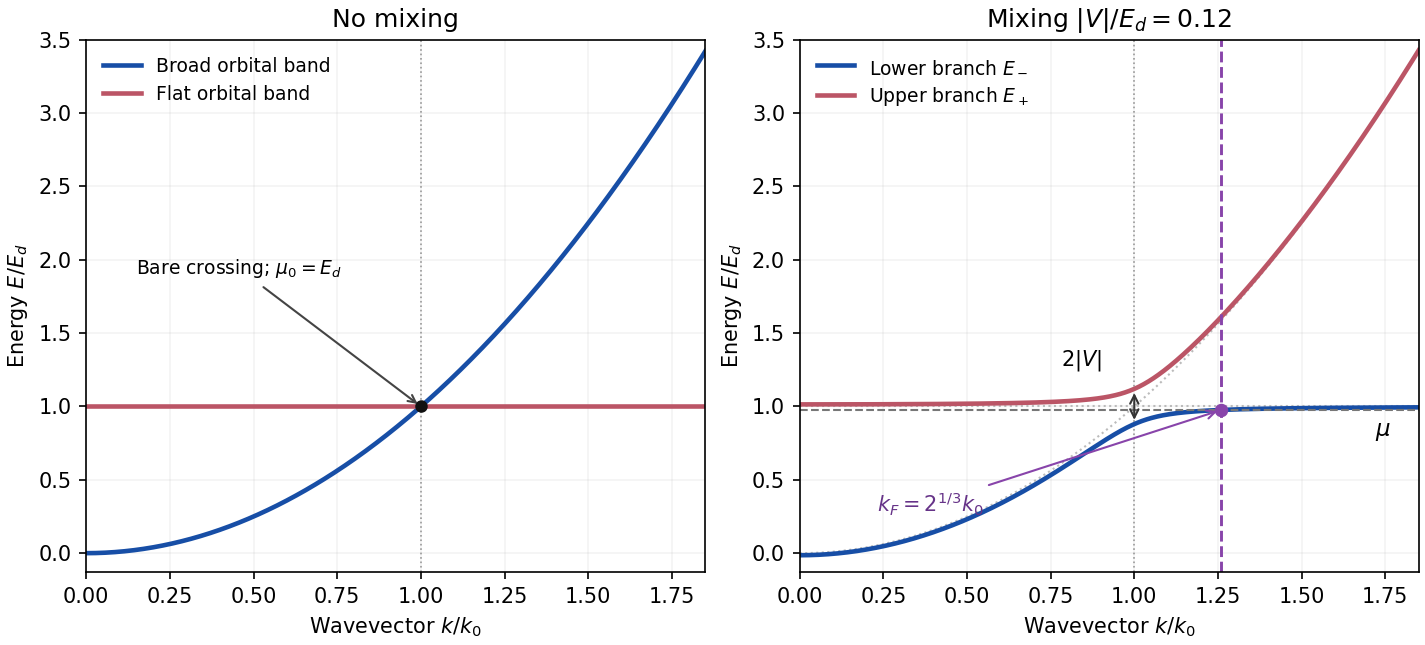

Write Python code to recreate this figure.
"""Original two-band hybridization model; output PNG to cwd."""
from pathlib import Path
import matplotlib
matplotlib.use('Agg')
import matplotlib.pyplot as plt
import numpy as np


def main():
    k = np.linspace(0, 1.85, 650)
    eps = k*k
    v = 0.12
    root = np.sqrt((eps-1)**2/4 + v*v)
    low = (eps+1)/2-root
    high = (eps+1)/2+root
    kf = 2**(1/3)
    ef = (kf*kf+1)/2-np.sqrt((kf*kf-1)**2/4+v*v)
    fig, (bare, mixed) = plt.subplots(1, 2, figsize=(9.5, 4.3), layout='constrained')
    for ax in [bare, mixed]:
        ax.set(xlim=(0, 1.85), ylim=(-0.13, 3.5), xlabel=r'Wavevector $k/k_0$', ylabel=r'Energy $E/E_d$')
        ax.axvline(1, color='#999999', lw=0.8, ls=':')
        ax.grid(alpha=0.14)
    bare.plot(k, eps, color='#174ea6', lw=2.2, label='Broad orbital band')
    bare.axhline(1, color='#bb5566', lw=2.2, label='Flat orbital band')
    bare.scatter([1], [1], color='#111111', s=25, zorder=4)
    bare.annotate(r'Bare crossing; $\mu_0=E_d$', xy=(1, 1), xytext=(0.15, 1.9),
                  arrowprops={'arrowstyle':'->', 'color':'#444444'}, fontsize=9)
    bare.set_title('No mixing')
    bare.legend(loc='upper left', fontsize=9, frameon=False)
    mixed.plot(k, eps, color='#bbbbbb', lw=1, ls=':')
    mixed.axhline(1, color='#bbbbbb', lw=1, ls=':')
    mixed.plot(k, low, color='#174ea6', lw=2.2, label=r'Lower branch $E_-$')
    mixed.plot(k, high, color='#bb5566', lw=2.2, label=r'Upper branch $E_+$')
    mixed.axhline(ef, color='#777777', lw=1, ls='--')
    mixed.axvline(kf, color='#8844aa', lw=1.4, ls='--')
    mixed.scatter([kf], [ef], color='#8844aa', s=30, zorder=5)
    mixed.annotate(r'$k_F=2^{1/3}k_0$', xy=(kf, ef), xytext=(0.23, 0.28),
                   arrowprops={'arrowstyle':'->', 'color':'#8844aa'}, color='#663388', fontsize=10)
    mixed.annotate('', xy=(1, 1-v), xytext=(1, 1+v), arrowprops={'arrowstyle':'<->', 'color':'#333333'})
    mixed.text(0.78, 1.28, r'$2|V|$', fontsize=10)
    mixed.text(1.72, ef-0.18, r'$\mu$', fontsize=11)
    mixed.set_title(r'Mixing $|V|/E_d=0.12$')
    mixed.legend(loc='upper left', fontsize=9, frameon=False)
    fig.savefig(Path.cwd() / '2018-b3-hybridized-bands.png', dpi=150, facecolor='white')
    plt.close(fig)


if __name__ == '__main__':
    main()
